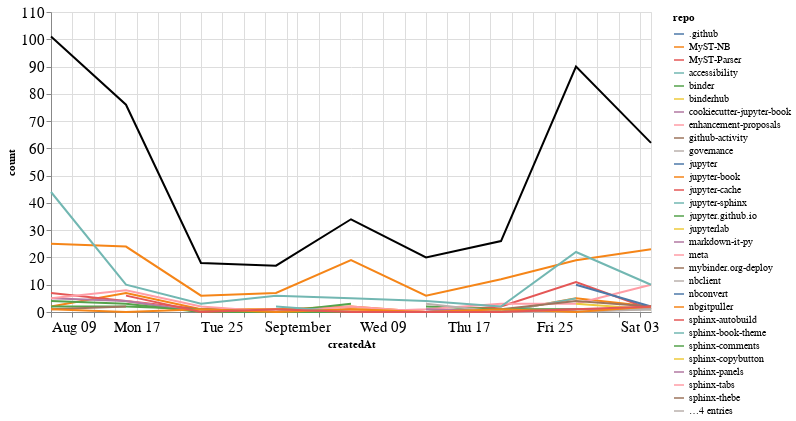

Source (notebook cell):
### Markdown cell above
## Comments

### Code cell
comments_time = comments.groupby('repo').resample('W', on='createdAt').count()['author'].reset_index()
comments_time = comments_time.rename(columns={'author': 'count'})
comments_time_total = comments_time.groupby('createdAt').agg({"count": "sum"}).reset_index()
ch1 = alt.Chart(comments_time, width=600).mark_line().encode(
    x='createdAt',
    y='count',
    color='repo',
    tooltip="repo"
)

ch2 = alt.Chart(comments_time_total, width=600).mark_line(color="black").encode(
    x='createdAt',
    y='count',
)

ch1 + ch2

### Figure 1 — Vega-Lite specification as saved in the notebook (floating-point values rounded to 4 significant figures; data arrays with more than 128 entries replaced by an {"elided": "..."} marker saying what was removed)
{"config": {"axisLeft": {"labelFontSize": 15}, "axisBottom": {"labelFontSize": 15}}, "layer": [{"data": {"name": "data-cfc703b5ef6badda1777ea314c03809e"}, "mark": "line", "encoding": {"color": {"type": "nominal", "field": "repo"}, "tooltip": {"type": "nominal", "field": "repo"}, "x": {"type": "temporal", "field": "createdAt"}, "y": {"type": "quantitative", "field": "count"}}, "width": 600}, {"data": {"name": "data-cb49cd923ecab6f0dbbe57b2715db712"}, "mark": {"type": "line", "color": "black"}, "encoding": {"x": {"type": "temporal", "field": "createdAt"}, "y": {"type": "quantitative", "field": "count"}}, "width": 600}], "$schema": "https://vega.github.io/schema/vega-lite/v4.8.1.json", "datasets": {"data-cfc703b5ef6badda1777ea314c03809e": {"elided": "136 records"}, "data-cb49cd923ecab6f0dbbe57b2715db712": [{"createdAt": "2020-08-09T00:00:00", "count": 101}, {"createdAt": "2020-08-16T00:00:00", "count": 76}, {"createdAt": "2020-08-23T00:00:00", "count": 18}, {"createdAt": "2020-08-30T00:00:00", "count": 17}, {"createdAt": "2020-09-06T00:00:00", "count": 34}, {"createdAt": "2020-09-13T00:00:00", "count": 20}, {"createdAt": "2020-09-20T00:00:00", "count": 26}, {"createdAt": "2020-09-27T00:00:00", "count": 90}, {"createdAt": "2020-10-04T00:00:00", "count": 62}]}}
